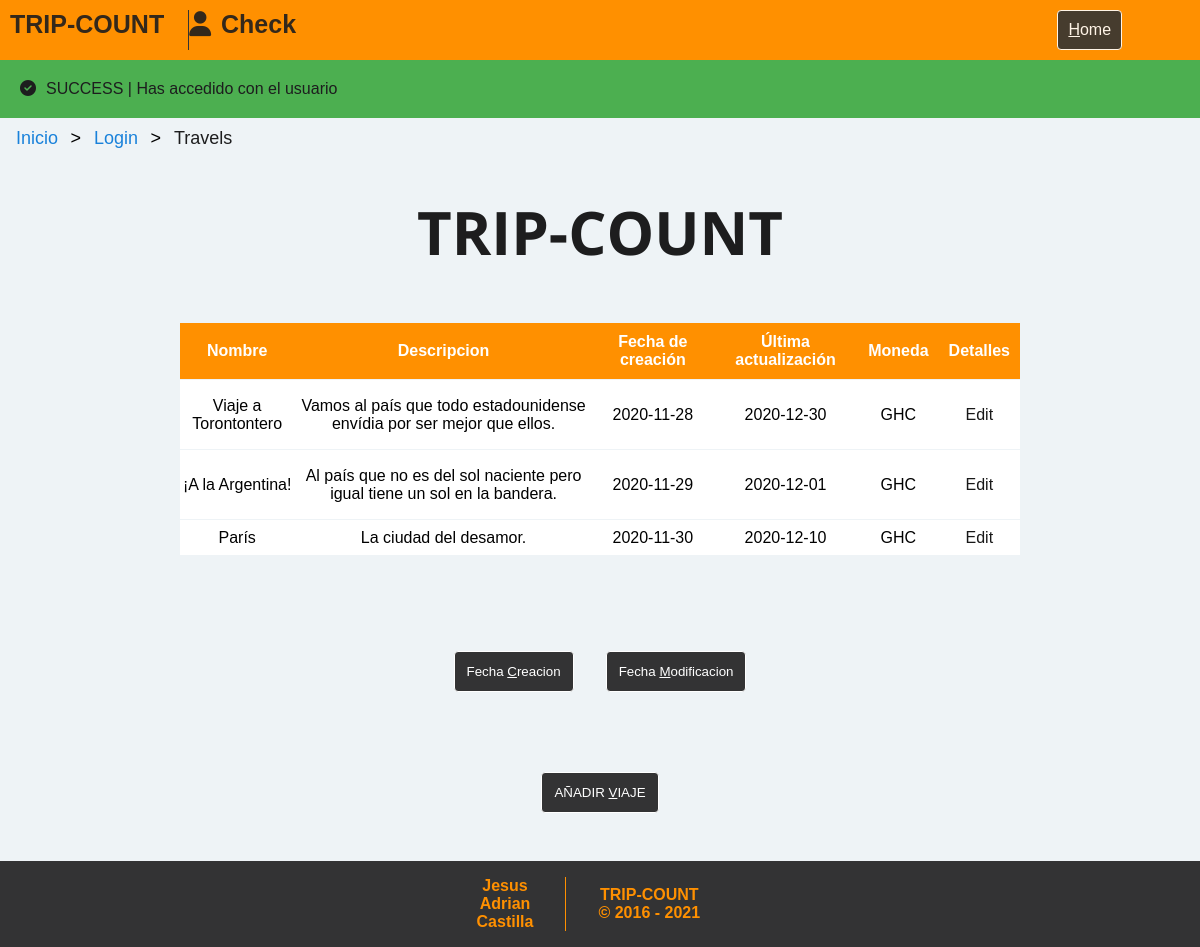
Screenshot of /home.php (signed in) with the database file from the repository.
### tables this page shows
CREATE TABLE travels (
	id_travel MEDIUMINT NOT NULL AUTO_INCREMENT,
	t_name VARCHAR(100) NOT NULL,
	t_description VARCHAR(500) NOT NULL,
	t_creation DATE NOT NULL,
	t_update DATE NOT NULL,
	id_currency MEDIUMINT,
	FOREIGN KEY(id_currency) references currency(id_currency),
	PRIMARY KEY(id_travel)
);

CREATE TABLE currency (
	id_currency MEDIUMINT NOT NULL AUTO_INCREMENT,
	country VARCHAR(100),
	currency VARCHAR(100),
	code VARCHAR(100),
	symbol VARCHAR(100),
	PRIMARY KEY(id_currency)
);

### home.php (the view, shortened to what this page needs)
<!DOCTYPE html>
<html>
<head>
    <link href="//netdna.bootstrapcdn.com/font-awesome/3.2.1/css/font-awesome.css" rel="stylesheet">
    <link rel="stylesheet" href="styles/home.css">
    <link rel="stylesheet" href="styles/main.css">
    <?php include_once(dirname(__DIR__).'/Trip-Count/static/php/functions.php'); ?>
</head>
<body>
<?php include_once(dirname(__DIR__).'/Trip-Count/static/php/functions.php'); ?>
  <?php include_once(dirname(__DIR__) . "/Trip-Count/static/header.php");?>
  <div><?php systemMSG('success', 'Has accedido con el usuario ' . $_SESSION["uname"])?></div>
  <ul class="breadcrumb">
    <li><a href="index.php">Inicio</a></li>
    <li><a href="login.php">Login</a></li>
    <li>Travels</li>
</ul>
  <section class="container main-content">
        <h1>TRIP-COUNT </h1>
    <div class="container espacidotabla">
            <?php
            $hostname = "localhost";
            $dbname = "tripcount";
            $username = "root";
            $password = "";
            $pdo = new PDO("mysql:host=$hostname;dbname=$dbname", $username, $password);
            ?>
            <table class='tabla'>
                <thead class="alert-info">
                    <tr>
                        <th>Nombre</th>
                        <th>Descripcion</th>
                        <th>Fecha de creación</th>
                        <th>Última actualización</th>
                        <th>Moneda</th>
                        <th>Detalles</th>
                    </tr>
                </thead>
                <tbody>
                    <?php
                    if(ISSET($_POST['t_creation'])){
                        $query = $pdo->prepare("SELECT id_travel, t_name, t_description, t_creation, t_update, code FROM travels tra LEFT JOIN currency cur ON tra.id_currency = cur.id_currency WHERE id_travel IN (SELECT id_travel FROM users_travels WHERE id_user = :id_user) ORDER BY `t_creation` ASC");
                        $query->bindParam(':id_user', $_SESSION['user_id']);
                        $query->execute();
                        systemMSG('info', 'Se ha ordenado por fecha de creacion ');
                        while($row = $query->fetch()){
                           echo "<tr onclick='details(".$row['id_travel'].")' id='".$row['id_travel']."'>
                            <td>".$row['t_name']."</td>
                            <td>".$row['t_description']."</td>
                            <td>".$row['t_creation']."</td>
                            <td>".$row['t_update']."</td>
                            <td>".$row['code']."</td>
                            <td><a href='edit_trip.php?id_travel=".$row['id_travel']."'>Edit</a></td>
                            </tr>";
                            $details_query = $pdo->prepare("SELECT expense_date, amount, name FROM expenses exp LEFT JOIN user_expenses ue ON exp.id_expense = ue.id_expense LEFT JOIN users u ON ue.id_user = u.id_user WHERE id_travel = :id ORDER by 1");
                            $details_query->bindParam(':id', $row['id_travel']);
                            $details_query->execute();
                            while($details_row = $details_query->fetch()){
                                echo "<tr class = 'details details".$row['id_travel']."'>
                                <td>Data despesa: ".$details_row['expense_date']."</td>
                                <td>Quantitat: ".$details_row['amount']."</td>
                                <td>Usuari: ".$details_row['name']."</td>
                                </tr>";
                            }
                            $total_query = $pdo->prepare("SELECT sum(amount) FROM expenses WHERE id_travel = :id GROUP BY id_travel");
                            $total_query->bindParam(':id', $row['id_travel']);
                            $total_query->execute();
                            $found = False;
                            while($total = $total_query->fetch()){
                                $found = True;
                                echo "
                                <tr class = 'details details".$row['id_travel']."'>
                                <td>Despesa total: ".$total['sum(amount)']."</td>
                                <td><a href='./enter_payments.php'>Afegir pagament</a></td>
                                <td><a href=''>Gestionar usuaris</a></td>
                                <td><a href='./balanç.php'>Balanç</a></td>
                                </tr>";
                            }
                            if ($found == False) {
                                echo "
                                <tr class = 'details details".$row['id_travel']."'>
                                <td>Despesa total: 0</td>
                                <td><a href='./enter_payments.php'>Afegir pagament</a></td>
                                <td><a href=''>Gestionar usuaris</a></td>
                                <td><a href='./balanç.php'>Balanç</a></td>
                                </tr>";
                            }
                        }
                    }else{
                        $query = $pdo->prepare("SELECT id_travel, t_name, t_description, t_creation, t_update, code FROM travels tra LEFT JOIN currency cur ON tra.id_currency = cur.id_currency WHERE id_travel IN (SELECT id_travel FROM users_travels WHERE id_user = :id_user) ORDER BY `id_travel` ASC");
                        $query->bindParam(':id_user', $_SESSION['user_id']);
                        $query->execute();
                        while($row = $query->fetch()){
                           echo "<tr onclick='details(".$row['id_travel'].")' id='".$row['id_travel']."'>
                            <td>".$row['t_name']."</td>
                            <td>".$row['t_description']."</td>
                            <td>".$row['t_creation']."</td>
                            <td>".$row['t_update']."</td>
                            <td>".$row['code']."</td>
                            <td><a href='edit_trip.php?id_travel=".$row['id_travel']."'>Edit</a></td>
                            </tr>";
                        }
                    }
        ?></p>
<p> </tbody><br />
</table></p>
</div>
<div>
   <form method="POST" action=""><br/>
        <button  class="button aviaje" name="t_creation" accesskey="c">Fecha <u>C</u>reacion</button>
        <button  class="button aviaje" name="t_update" accesskey="m">Fecha <u>M</u>odificacion</button>
    </form>
</div>
    <button class="button aviaje" onclick="wraper()" id="btnAÃ±adirViaje" accesskey="v"> <span>AÑADIR <u>V</u>IAJE</span></button>
  </section>
  <?php include_once(dirname(__DIR__) . "/Trip-Count/static/footer.php");?>
</body>
</html>

### static/header.php
<header>
<?php
if (($_SERVER['REQUEST_URI'] === '/Trip-Count/login.php') || ($_SERVER['REQUEST_URI'] === '/Trip-Count/register.php')) {
    echo '<div class="header">
    <div class="tripcount">
      <a class="logo">TRIP-COUNT</a>
    </div>
    <div>';
    if(isset($_SESSION)){
      echo '<a class="logo"><span class="user">' . $_SESSION["name"] . '</span></a>';
    }
    echo '
    </div>
  </div>';
} else {
  echo '<div class="header">
    <div class="tripcount">
      <a class="logo">TRIP-COUNT</a>
    </div>
    <div>';
    if(isset($_SESSION)){
      echo '<a class="logo"><span class="user">' . $_SESSION["name"] . '</span></a>';
    }
    echo '
    </div>
    <div class="header-right">
      <a class="button" href="home.php" accesskey="h"><span><u>H</u>ome</span></a>
    </div>
  </div>';
}
?>
</header>

### static/php/functions.php
<?php
    function systemMSG($state, $msg) {
        if ($state == 'info'){
            echo '<div class="info"><span>INFO | '. $msg .'</span></div>';
        } elseif ($state == 'warning') {
            echo '<div class="warning"><span>WARNING | '. $msg .'</span></div>';
        } elseif ($state == 'success') {
            echo '<div class="success"><span>SUCCESS | '. $msg .'</span></div>';
        } elseif ($state == 'error') {
            echo '<div class="error"><span>ERROR | '. $msg .'</span></div>';
        }
    }
?>

### static/footer.php
<footer>
    <div class="footer">
        <div class="names">
            <ul>
                <li>Jesus</li>
                <li>Adrian</li>
                <li>Castilla</li>
            </ul>
        </div>
        <div class="copyright">
            <p>TRIP-COUNT</p>
            <p>© 2016 - <?php echo date("Y")?> </p>
        </div>
    </div>
</footer>

### styles/home.css (style rules this page uses)
* { margin: 0; padding: 0; box-sizing: border-box; }
html { font: normal 16px sans-serif; color: #1D1D1E; }
a { text-decoration: none; color: inherit; cursor: pointer; opacity: 0.9; }
section { display: flex; flex-direction: column; align-items: center; }
.container { min-height: 100%; color: #1D1D1E; text-align: center; }
.container h1 { font: bold 60px 'Open Sans', sans-serif; margin-bottom: 2rem; margin-top: 2rem; }
.tabla { border-collapse: collapse; color: #fff; width: 100%; height: 100%; }
.espacidotabla { display: flex; flex-direction: column; justify-content: center; width: 70%; height: 250px; }
th { background-color: #FF9000; padding: 10px; }
td { background: #fff; color: #000; border-top: 1px solid #EEF3F6; }
form { display: flex; justify-content: center; margin-top: 2rem; }

### styles/main.css (style rules this page uses)
* { margin: 0; font-family: Arial, Helvetica, sans-serif; }
html { height: 100%; }
body { overflow-x: hidden; display: flex; flex-direction: column; min-height: 100%; background: #EEF3F6; }
ul.breadcrumb { padding: 10px 16px; list-style: none; }
ul.breadcrumb li { display: inline; font-size: 18px; }
ul.breadcrumb li+li:before { padding: 8px; color: black; content: ">\00a0"; }
ul.breadcrumb li a { color: #0275d8; text-decoration: none; }
.header { display: flex; background-color: #FF9000; padding: 10px 10px; }
.header a.logo { font-size: 25px; font-weight: bold; }
.tripcount { border-right: solid #333334 1px; padding-right: 1.5rem; }
.header-right { width: 70%; display: flex; justify-content: flex-end; align-items: center; }
header span.user::before { font-family: FontAwesome; content: "\f007"; }
.button { background-color: #333334; border: solid 1px white; color: white; transition: 0.5s; padding: 10px; border-radius: 4px; cursor:pointer }
.button span { cursor: pointer; display: inline-block; position: relative; transition: 0.5s; }
.button span:after { content: '\00bb'; position: absolute; opacity: 0; top: 0; right: -50px; transition: 0.5s; }
ul { list-style: none; }
header { flex: 0 0 auto; }
.main-content { display: flex; align-items: center; flex: 1 0 auto; flex-direction: column; justify-content: center; }
footer { flex: 0 0 auto; }
.footer { width: 100%; display: flex; flex: 0 0 auto; background-color: #333334; color: #FF9000; text-align: center; justify-content: center; font-weight: bold; align-items: center; padding: 1rem; }
.names { display: flex; margin-right : 2rem; align-items: center; text-align: center; border-right: solid #FF9000 1px; height: 80%; padding-right: 2rem; }
.copyright { display: flex; align-items: center; flex-direction: column; margin-right : 2%; }
span::before { margin-right: 10px; }
.success { background-color: #4CAF50; padding: 20px; }
.success span::before { font-family: FontAwesome; content: '\f058'; }
.aviaje { margin: 1rem; margin-top: 4rem; padding: 12px; border-radius: 4px; }
.aviaje span::after { font-family: FontAwesome; content: "\f055"; }

### rows the page displays
travels: t_name "Viaje a Torontontero", t_description "Vamos al país que todo estadounidense envídia por ser mejor que ellos.", t_creation "2020-11-28", t_update "2020-12-30", id_currency.code "GHC"
travels: t_name "¡A la Argentina!", t_description "Al país que no es del sol naciente pero igual tiene un sol en la bandera.", t_creation "2020-11-29", t_update "2020-12-01", id_currency.code "GHC"
travels: t_name "París", t_description "La ciudad del desamor.", t_creation "2020-11-30", t_update "2020-12-10", id_currency.code "GHC"

### other values shown
$_SESSION["name"] "Check"
$msg "Has accedido con el usuario"
